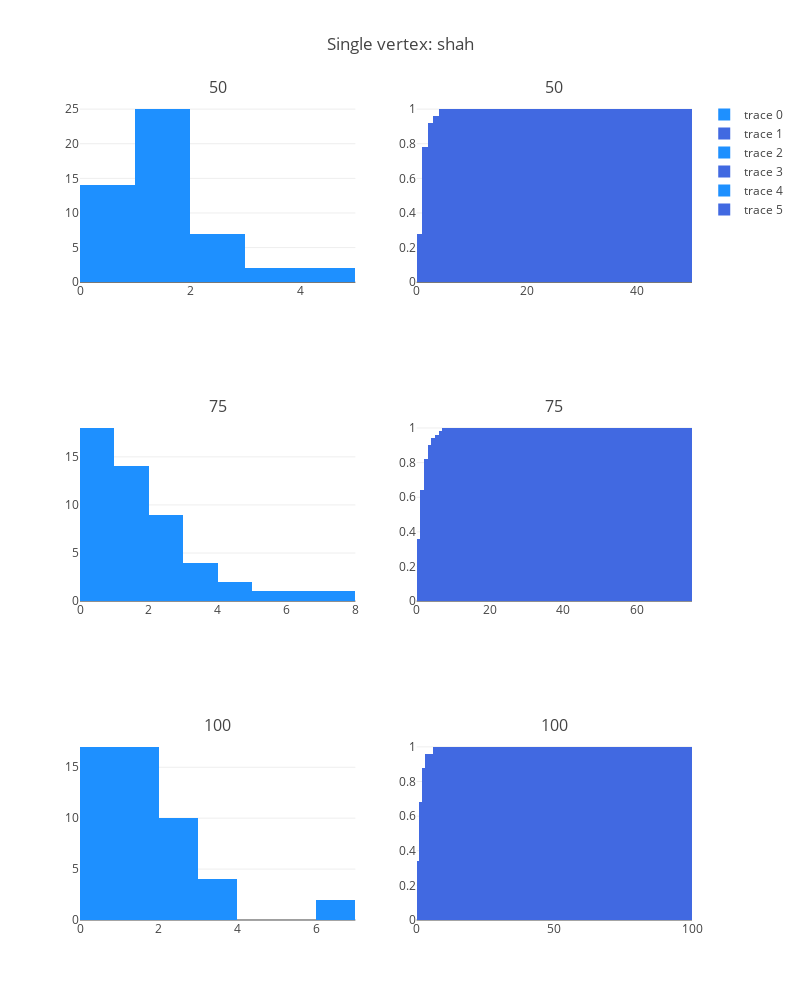

The code cell stored with this chart in its notebook:
### Code cell
fig['layout'].update(height=1000, width=800, title='Single vertex: shah')
iplot(fig, filename='simple-subplot')

### Figure 1 — Plotly figure (JSON) as saved in the notebook; plotly's stock layout.template omitted (floating-point values rounded to 4 significant figures)
{"data": [{"marker": {"color": "dodgerblue"}, "type": "histogram", "x": [0, 0, 1, 2, 1, 3, 1, 1, 1, 1, 3, 1, 1, 2, 4, 1, 1, 2, 2, 0, 0, 0, 1, 0, 0, 0, 1, 2, 1, 1, 0, 1, 1, 4, 1, 1, 0, 2, 2, 0, 1, 1, 0, 1, 1, 1, 1, 0, 0, 1], "xaxis": "x1", "xbins": {"end": 50, "size": 1, "start": 0}, "yaxis": "y1"}, {"cumulative": {"enabled": true}, "histnorm": "probability", "marker": {"color": "royalblue"}, "type": "histogram", "x": [0, 0, 1, 2, 1, 3, 1, 1, 1, 1, 3, 1, 1, 2, 4, 1, 1, 2, 2, 0, 0, 0, 1, 0, 0, 0, 1, 2, 1, 1, 0, 1, 1, 4, 1, 1, 0, 2, 2, 0, 1, 1, 0, 1, 1, 1, 1, 0, 0, 1], "xaxis": "x2", "xbins": {"end": 50, "size": 1, "start": 0}, "yaxis": "y2"}, {"marker": {"color": "dodgerblue"}, "type": "histogram", "x": [1, 3, 1, 2, 0, 2, 4, 1, 1, 2, 0, 0, 3, 1, 2, 2, 0, 2, 0, 0, 0, 1, 0, 4, 0, 0, 3, 0, 6, 1, 2, 0, 7, 5, 3, 1, 0, 1, 0, 2, 1, 1, 0, 0, 1, 2, 0, 0, 1, 1], "xaxis": "x3", "xbins": {"end": 75, "size": 1, "start": 0}, "yaxis": "y3"}, {"cumulative": {"enabled": true}, "histnorm": "probability", "marker": {"color": "royalblue"}, "type": "histogram", "x": [1, 3, 1, 2, 0, 2, 4, 1, 1, 2, 0, 0, 3, 1, 2, 2, 0, 2, 0, 0, 0, 1, 0, 4, 0, 0, 3, 0, 6, 1, 2, 0, 7, 5, 3, 1, 0, 1, 0, 2, 1, 1, 0, 0, 1, 2, 0, 0, 1, 1], "xaxis": "x4", "xbins": {"end": 75, "size": 1, "start": 0}, "yaxis": "y4"}, {"marker": {"color": "dodgerblue"}, "type": "histogram", "x": [1, 1, 0, 6, 2, 0, 1, 2, 1, 0, 2, 1, 0, 1, 0, 1, 3, 2, 1, 0, 0, 0, 0, 3, 0, 3, 1, 1, 0, 1, 2, 2, 2, 3, 1, 1, 1, 0, 2, 1, 2, 1, 0, 0, 1, 6, 0, 0, 2, 0], "xaxis": "x5", "xbins": {"end": 100, "size": 1, "start": 0}, "yaxis": "y5"}, {"cumulative": {"enabled": true}, "histnorm": "probability", "marker": {"color": "royalblue"}, "type": "histogram", "x": [1, 1, 0, 6, 2, 0, 1, 2, 1, 0, 2, 1, 0, 1, 0, 1, 3, 2, 1, 0, 0, 0, 0, 3, 0, 3, 1, 1, 0, 1, 2, 2, 2, 3, 1, 1, 1, 0, 2, 1, 2, 1, 0, 0, 1, 6, 0, 0, 2, 0], "xaxis": "x6", "xbins": {"end": 100, "size": 1, "start": 0}, "yaxis": "y6"}], "layout": {"annotations": [{"font": {"size": 16}, "showarrow": false, "text": "50", "x": 0.225, "xanchor": "center", "xref": "paper", "y": 1, "yanchor": "bottom", "yref": "paper"}, {"font": {"size": 16}, "showarrow": false, "text": "50", "x": 0.775, "xanchor": "center", "xref": "paper", "y": 1, "yanchor": "bottom", "yref": "paper"}, {"font": {"size": 16}, "showarrow": false, "text": "75", "x": 0.225, "xanchor": "center", "xref": "paper", "y": 0.6111, "yanchor": "bottom", "yref": "paper"}, {"font": {"size": 16}, "showarrow": false, "text": "75", "x": 0.775, "xanchor": "center", "xref": "paper", "y": 0.6111, "yanchor": "bottom", "yref": "paper"}, {"font": {"size": 16}, "showarrow": false, "text": "100", "x": 0.225, "xanchor": "center", "xref": "paper", "y": 0.2222, "yanchor": "bottom", "yref": "paper"}, {"font": {"size": 16}, "showarrow": false, "text": "100", "x": 0.775, "xanchor": "center", "xref": "paper", "y": 0.2222, "yanchor": "bottom", "yref": "paper"}], "height": 1000, "title": "Single vertex: shah", "width": 800, "xaxis1": {"anchor": "y1", "domain": [0, 0.45]}, "xaxis2": {"anchor": "y2", "domain": [0.55, 1]}, "xaxis3": {"anchor": "y3", "domain": [0, 0.45]}, "xaxis4": {"anchor": "y4", "domain": [0.55, 1]}, "xaxis5": {"anchor": "y5", "domain": [0, 0.45]}, "xaxis6": {"anchor": "y6", "domain": [0.55, 1]}, "yaxis1": {"anchor": "x1", "domain": [0.7778, 1]}, "yaxis2": {"anchor": "x2", "domain": [0.7778, 1]}, "yaxis3": {"anchor": "x3", "domain": [0.3889, 0.6111]}, "yaxis4": {"anchor": "x4", "domain": [0.3889, 0.6111]}, "yaxis5": {"anchor": "x5", "domain": [0, 0.2222]}, "yaxis6": {"anchor": "x6", "domain": [0, 0.2222]}}}
